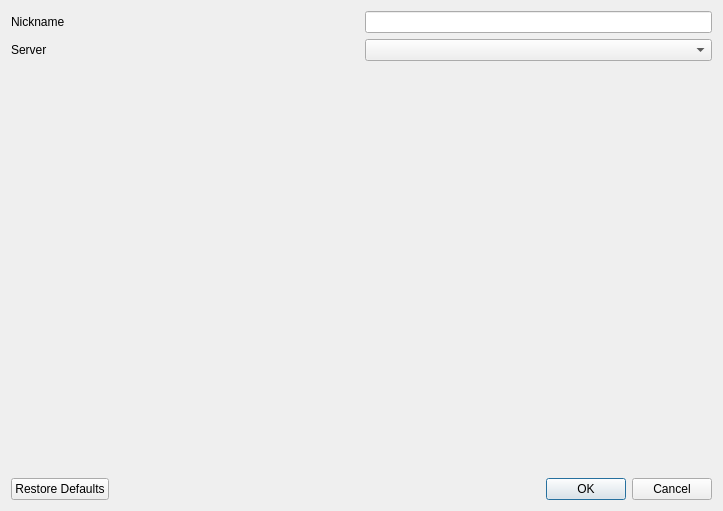
<?xml version="1.0" encoding="UTF-8"?>
<ui version="4.0">
 <class>NetplaySessionBrowserDialog</class>
 <widget class="QDialog" name="NetplaySessionBrowserDialog">
  <property name="geometry">
   <rect>
    <x>0</x>
    <y>0</y>
    <width>723</width>
    <height>511</height>
   </rect>
  </property>
  <property name="windowTitle">
   <string>Netplay Session Browser</string>
  </property>
  <layout class="QVBoxLayout" name="verticalLayout">
   <item>
    <layout class="QHBoxLayout" name="horizontalLayout_2">
     <item>
      <widget class="QLabel" name="label_4">
       <property name="text">
        <string>Nickname</string>
       </property>
      </widget>
     </item>
     <item>
      <widget class="QLineEdit" name="nickNameLineEdit">
       <property name="sizePolicy">
        <sizepolicy hsizetype="Preferred" vsizetype="Fixed">
         <horstretch>0</horstretch>
         <verstretch>0</verstretch>
        </sizepolicy>
       </property>
      </widget>
     </item>
    </layout>
   </item>
   <item>
    <layout class="QHBoxLayout" name="horizontalLayout">
     <item>
      <widget class="QLabel" name="label">
       <property name="text">
        <string>Server</string>
       </property>
      </widget>
     </item>
     <item>
      <widget class="QComboBox" name="serverComboBox"/>
     </item>
    </layout>
   </item>
   <item>
    <widget class="UserInterface::Widget::NetplaySessionBrowserWidget" name="sessionBrowserWidget">
     <property name="sizePolicy">
      <sizepolicy hsizetype="Preferred" vsizetype="Expanding">
       <horstretch>0</horstretch>
       <verstretch>0</verstretch>
      </sizepolicy>
     </property>
    </widget>
   </item>
   <item>
    <widget class="QDialogButtonBox" name="buttonBox">
     <property name="orientation">
      <enum>Qt::Orientation::Horizontal</enum>
     </property>
     <property name="standardButtons">
      <set>QDialogButtonBox::StandardButton::Cancel|QDialogButtonBox::StandardButton::Ok|QDialogButtonBox::StandardButton::RestoreDefaults</set>
     </property>
    </widget>
   </item>
  </layout>
 </widget>
 <customwidgets>
  <customwidget>
   <class>UserInterface::Widget::NetplaySessionBrowserWidget</class>
   <extends>QStackedWidget</extends>
   <header>UserInterface/Widget/Netplay/NetplaySessionBrowserWidget.hpp</header>
   <container>1</container>
  </customwidget>
 </customwidgets>
 <resources/>
 <connections>
  <connection>
   <sender>buttonBox</sender>
   <signal>accepted()</signal>
   <receiver>NetplaySessionBrowserDialog</receiver>
   <slot>accept()</slot>
   <hints>
    <hint type="sourcelabel">
     <x>248</x>
     <y>254</y>
    </hint>
    <hint type="destinationlabel">
     <x>157</x>
     <y>274</y>
    </hint>
   </hints>
  </connection>
  <connection>
   <sender>buttonBox</sender>
   <signal>rejected()</signal>
   <receiver>NetplaySessionBrowserDialog</receiver>
   <slot>reject()</slot>
   <hints>
    <hint type="sourcelabel">
     <x>316</x>
     <y>260</y>
    </hint>
    <hint type="destinationlabel">
     <x>286</x>
     <y>274</y>
    </hint>
   </hints>
  </connection>
 </connections>
</ui>
